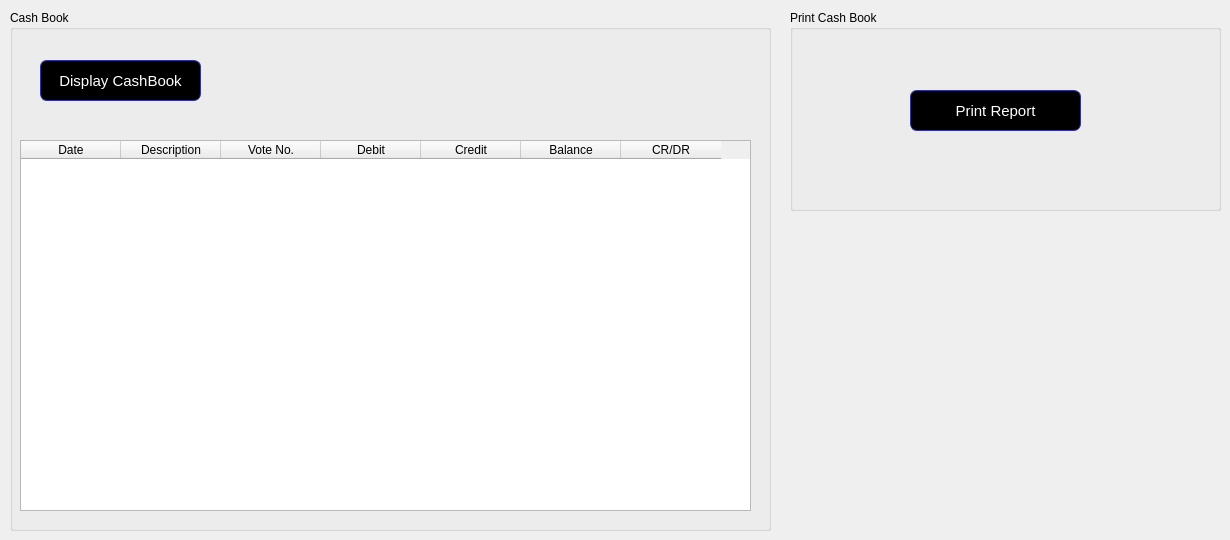
      <widget class="QWidget" name="tab_29">
       <attribute name="title">
        <string>Cash book Report</string>
       </attribute>
       <widget class="QGroupBox" name="groupBox_47">
        <property name="geometry">
         <rect>
          <x>10</x>
          <y>10</y>
          <width>761</width>
          <height>521</height>
         </rect>
        </property>
        <property name="title">
         <string>Cash Book</string>
        </property>
        <widget class="QPushButton" name="pushButton_48">
         <property name="geometry">
          <rect>
           <x>30</x>
           <y>50</y>
           <width>161</width>
           <height>41</height>
          </rect>
         </property>
         <property name="styleSheet">
          <string notr="true">QPushButton:hover {
color: black;
background-color: grey;
border-width: 1px;
border-color: #339;
border-style: solid;
border-radius: 7;
padding: 3px;
font-size: 15px;
padding-left: 5px;
padding-right: 5px;
}
QPushButton {
color: white;
background-color: QLinearGradient( );
border-width: 1px;
border-color: #339;
border-style: solid;
border-radius: 7;
padding: 3px;
font-size: 15px;
padding-left: 5px;
padding-right: 5px;

}</string>
         </property>
         <property name="text">
          <string>Display CashBook</string>
         </property>
        </widget>
        <widget class="QTableWidget" name="tableWidget_21">
         <property name="geometry">
          <rect>
           <x>10</x>
           <y>130</y>
           <width>731</width>
           <height>371</height>
          </rect>
         </property>
         <column>
          <property name="text">
           <string>Date</string>
          </property>
         </column>
         <column>
          <property name="text">
           <string>Description</string>
          </property>
         </column>
         <column>
          <property name="text">
           <string>Vote No.</string>
          </property>
         </column>
         <column>
          <property name="text">
           <string>Debit</string>
          </property>
         </column>
         <column>
          <property name="text">
           <string>Credit</string>
          </property>
         </column>
         <column>
          <property name="text">
           <string>Balance</string>
          </property>
         </column>
         <column>
          <property name="text">
           <string>CR/DR</string>
          </property>
         </column>
        </widget>
       </widget>
       <widget class="QGroupBox" name="groupBox_48">
        <property name="geometry">
         <rect>
          <x>790</x>
          <y>10</y>
          <width>431</width>
          <height>201</height>
         </rect>
        </property>
        <property name="title">
         <string>Print Cash Book</string>
        </property>
        <widget class="QPushButton" name="pushButton_49">
         <property name="geometry">
          <rect>
           <x>120</x>
           <y>80</y>
           <width>171</width>
           <height>41</height>
          </rect>
         </property>
         <property name="styleSheet">
          <string notr="true">QPushButton:hover {
color: black;
background-color: grey;
border-width: 1px;
border-color: #339;
border-style: solid;
border-radius: 7;
padding: 3px;
font-size: 15px;
padding-left: 5px;
padding-right: 5px;
}
QPushButton {
color: white;
background-color: QLinearGradient( );
border-width: 1px;
border-color: #339;
border-style: solid;
border-radius: 7;
padding: 3px;
font-size: 15px;
padding-left: 5px;
padding-right: 5px;

}</string>
         </property>
         <property name="text">
          <string>Print Report</string>
         </property>
        </widget>
       </widget>
      </widget>
